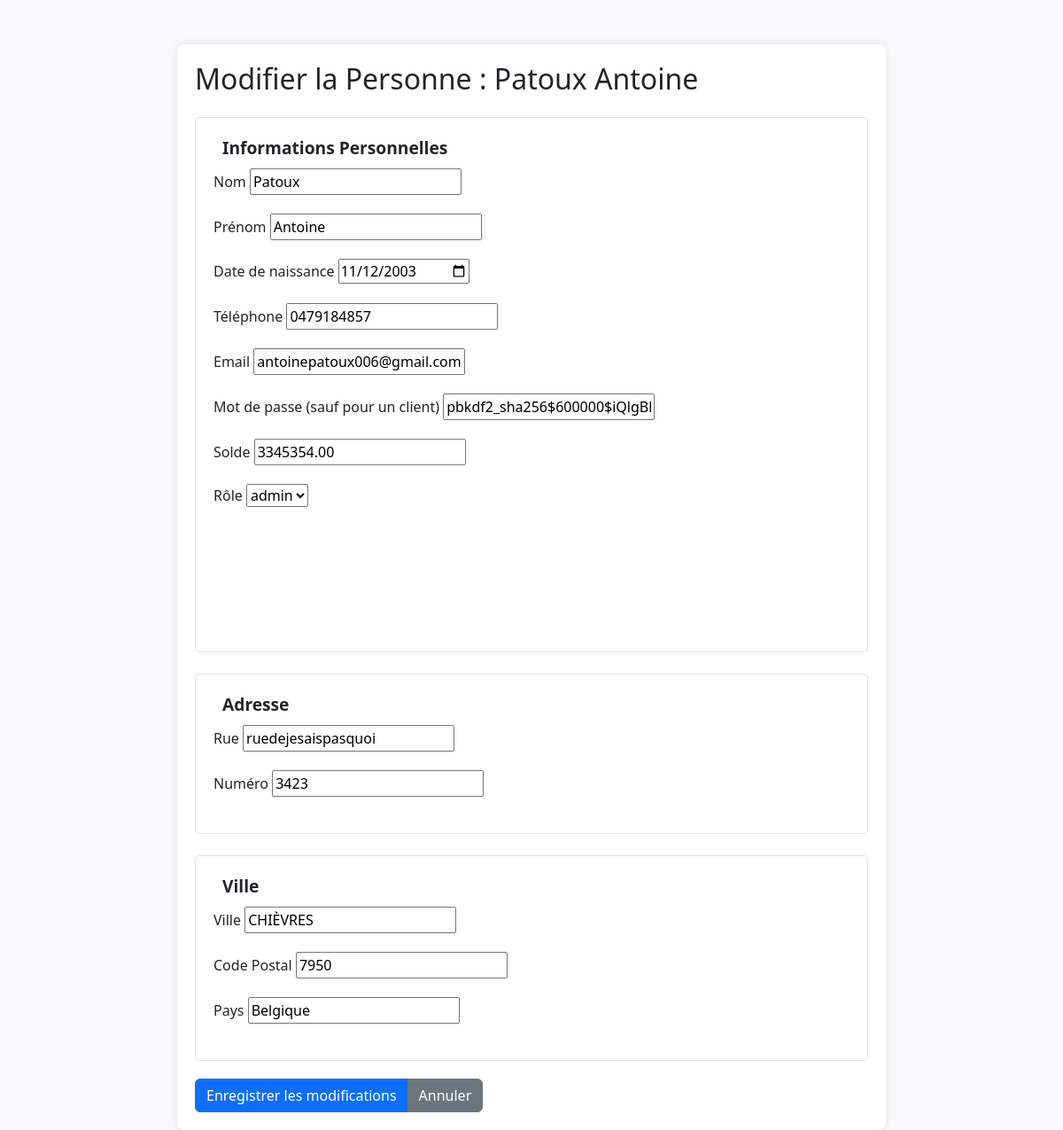
Page /personnes/modifier/antoinepatoux006@gmail.com/ (signed in) on the earlier database version.
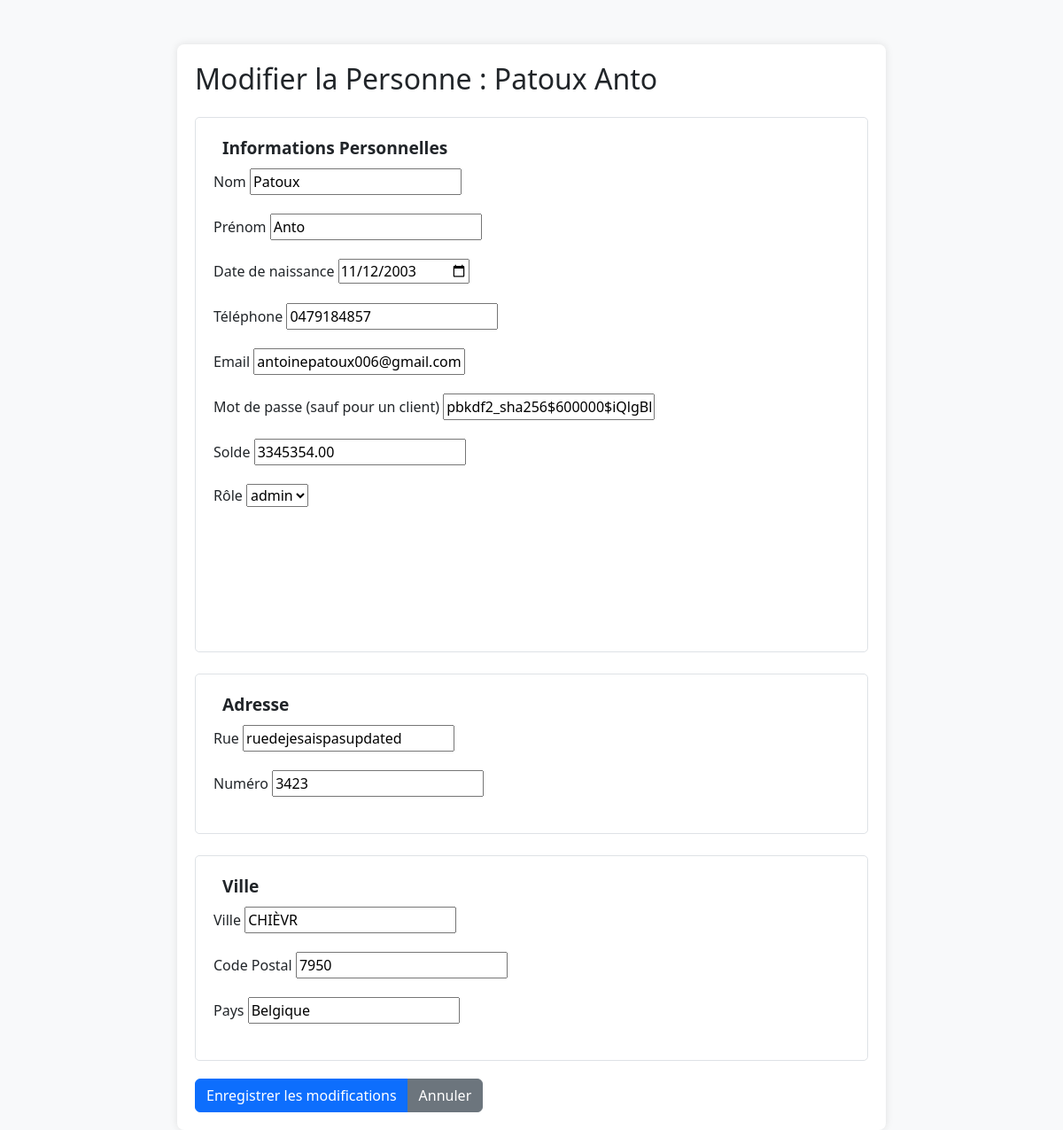
Same page on the later database version.
### gui/models.py (models this page shows, shortened)
class Personne(AbstractBaseUser, PermissionsMixin):
    nom = models.CharField(max_length=100)
    prenom = models.CharField(max_length=100)
    date_naissance = models.DateField()
    telephone = models.CharField(max_length=15)
    email = models.EmailField(max_length=50, primary_key=True)  # Champ unique pour l'identification
    date_creation = models.DateField(auto_now_add=True)
    solde = models.DecimalField(max_digits=10, decimal_places=2)
    adresse = models.ForeignKey('Adresse', on_delete=models.CASCADE)
    role = models.ForeignKey('Role', on_delete=models.CASCADE)
    is_active = models.BooleanField(default=True)
    is_staff = models.BooleanField(default=False)
    is_superuser = models.BooleanField(default=False)
    objects = PersonneManager()
    USERNAME_FIELD = 'email'  # Utiliser l'email comme identifiant unique
    REQUIRED_FIELDS = ['nom', 'prenom']
    class Meta:
        db_table = 'Personne'

class Adresse(models.Model):
    rue = models.CharField(max_length=255)
    n_rue = models.IntegerField()
    ville = models.ForeignKey(Ville, on_delete=models.CASCADE)
    class Meta:
        db_table = 'Adresse'

class Ville(models.Model):
    nom_ville = models.CharField(max_length=100, primary_key=True)
    code_postal = models.CharField(max_length=10)
    pays = models.CharField(max_length=50)
    class Meta:
        db_table = 'Ville'

### gui/views.py (the view, shortened to what this page needs)
# urls.py: path('personnes/modifier/<str:email>/', PersonneUpdate.as_view(), name='personnes_update'),  # Modification de la personne
class PersonneUpdate(StaffRequiredMixin, View):
    template_name = 'gui/modifier_personnes.html'
    def get(self, request, email):
        personne = get_object_or_404(Personne, email=email)
        adresse = personne.adresse
        ville = adresse.ville if adresse.ville else None
        personne_form = PersonneForm(instance=personne, user=request.user)
        adresse_form = AdresseForm(instance=adresse)
        ville_form = VilleForm(instance=ville)
        return render(request, self.template_name, {
            'personne_form': personne_form,
            'adresse_form': adresse_form,
            'ville_form': ville_form,
            'personne': personne
        })

### gui/forms.py
class PersonneForm(forms.ModelForm):
    class Meta:
        model = Personne
        fields = ['nom', 'prenom', 'date_naissance', 'telephone', 'email', 'password', 'solde', 'role']
        labels = {
            'nom': 'Nom',
            'prenom': 'Prénom',
            'date_naissance': 'Date de naissance',
            'telephone': 'Téléphone',
            'email': 'Email',
            'password': 'Mot de passe (sauf pour un client)',
            'solde': 'Solde',
            'role': 'Rôle'
        }
        widgets = {
            'date_naissance': forms.DateInput(
                attrs={
                    'placeholder': 'JJ/MM/AAAA',
                    'type': 'date'
                }),
        }
    def __init__(self, *args, **kwargs):
        self.user = kwargs.pop('user', None)
        super(PersonneForm, self).__init__(*args, **kwargs)
        if self.user and not self.user.is_superuser:
            self.fields.pop('role', None)

class AdresseForm(forms.ModelForm):
    class Meta:
        model = Adresse
        fields = ['rue', 'n_rue']
        labels = {
            'rue': 'Rue',
            'n_rue': 'Numéro',
        }

### gui/models.py (called while the page is built)
    def __str__(self):
        return self.type

### gui/views.py (called while the page is built)
    def test_func(self):
        return self.request.user.is_staff

### templates/gui/modifier_personnes.html (shortened to what this page needs)
<!DOCTYPE html>
<html lang="fr">
<head>
    <link href="https://cdn.jsdelivr.net/npm/bootstrap@5.3.0/dist/css/bootstrap.min.css" rel="stylesheet">
</head>
<body>
<div class="container">
    <h2 class="mb-4">Modifier la Personne : {{ personne.nom }} {{ personne.prenom }}</h2>
    <form method="post">
        <fieldset>
            <legend>Informations Personnelles</legend>
            <div class="mb-3">
                <label for="{{ personne_form.nom.id_for_label }}" class="form-label">{{ personne_form.nom.label }}</label>
                {{ personne_form.nom }}
            </div>
            <div class="mb-3">
                <label for="{{ personne_form.prenom.id_for_label }}" class="form-label">{{ personne_form.prenom.label }}</label>
                {{ personne_form.prenom }}
            </div>
            <div class="mb-3">
                <label for="{{ personne_form.date_naissance.id_for_label }}" class="form-label">{{ personne_form.date_naissance.label }}</label>
                {{ personne_form.date_naissance }}
            </div>
            <div class="mb-3">
                <label for="{{ personne_form.telephone.id_for_label }}" class="form-label">{{ personne_form.telephone.label }}</label>
                {{ personne_form.telephone }}
            </div>
            <div class="mb-3">
                <label for="{{ personne_form.email.id_for_label }}" class="form-label">{{ personne_form.email.label }}</label>
                {{ personne_form.email }}
            </div>
            <div class="mb-3">
                <label for="{{ personne_form.password.id_for_label }}" class="form-label">{{ personne_form.password.label }}</label>
                {{ personne_form.password }}
            </div>
            <div class="mb-3">
                <label for="{{ personne_form.solde.id_for_label }}" class="form-label">{{ personne_form.solde.label }}</label>
                {{ personne_form.solde }}
            </div>
            {% if personne_form.role %}
                <div class="mb-3">
                    <label for="{{ personne_form.role.id_for_label }}" class="form-label">{{ personne_form.role.label }}</label>
                    {{ personne_form.role }}
                </div>
            {% endif %}
            <div class="form-check mb-3">
            </div>
            <div class="form-check mb-3">
            </div>
            <div class="form-check mb-3">
            </div>
        </fieldset>
        <fieldset class="mt-4">
            <legend>Adresse</legend>
            <div class="mb-3">
                <label for="{{ adresse_form.rue.id_for_label }}" class="form-label">{{ adresse_form.rue.label }}</label>
                {{ adresse_form.rue }}
            </div>
            <div class="mb-3">
                <label for="{{ adresse_form.n_rue.id_for_label }}" class="form-label">{{ adresse_form.n_rue.label }}</label>
                {{ adresse_form.n_rue }}
            </div>
        </fieldset>
        <fieldset class="mt-4">
            <legend>Ville</legend>
            <div class="mb-3">
                <label for="{{ ville_form.nom_ville.id_for_label }}" class="form-label">{{ ville_form.nom_ville.label }}</label>
                {{ ville_form.nom_ville }}
            </div>
            <div class="mb-3">
                <label for="{{ ville_form.code_postal.id_for_label }}" class="form-label">{{ ville_form.code_postal.label }}</label>
                {{ ville_form.code_postal }}
            </div>
            <div class="mb-3">
                <label for="{{ ville_form.pays.id_for_label }}" class="form-label">{{ ville_form.pays.label }}</label>
                {{ ville_form.pays }}
            </div>
        </fieldset>
        <div class="btn-group">
            <button type="submit" class="btn btn-primary">Enregistrer les modifications</button>
            <a href="{% url 'personnes_list' %}" class="btn btn-secondary">Annuler</a>
        </div>
    </form>
</div>
</body>
</html>

### templates/gui/modifier_personnes.html (style rules this page uses)
body { background-color: #f8f9fa; }
.container { max-width: 800px; margin-top: 50px; padding: 20px; background-color: #ffffff; border-radius: 8px; box-shadow: 0 0 10px rgba(0, 0, 0, 0.1); }
fieldset { border: 1px solid #dee2e6; padding: 20px; border-radius: 5px; }
legend { width: auto; padding: 0 10px; font-size: 1.2rem; font-weight: bold; }
.btn-group { margin-top: 20px; }

Differences in the rows shown:
no longer on this page (row unchanged): Ville: nom_ville "CHIÈVRES", code_postal "7950", pays "Belgique"
changed Personne "Patoux": prenom "Antoine" → "Anto"
changed Adresse: rue "ruedejesaispasquoi" → "ruedejesaispasupdated"
added Ville: nom_ville "CHIÈVR", code_postal "7950", pays "Belgique"
